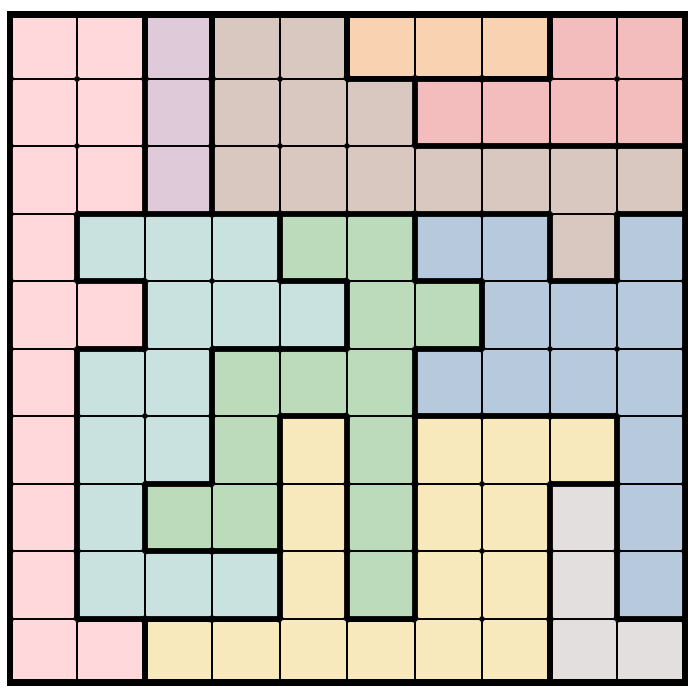
#> input picture Star Battle Puzzle 8.png, 693 x 691 px
$ python Solver.py
#> lines starting #> are read from the running program, lines starting #| are printed output that depends on the picture; after the words box and inside, x2 and y2 are one past the last pixel; in counts of white or black regions, pixels touching at a corner belong together
### image_processing.py
import cv2
import numpy as np
import pandas as pd
from scipy import ndimage
import matplotlib.pyplot as plt

def gray_image(image_path):

    # Read the image
#> called with image_path = 'Star Battle Puzzle 8.png'
    img = cv2.imread(image_path)
#> img is the input picture: shape (691, 693, 3); mean B, G, R 180.9, 189.2, 193.6
    if img is None:
        raise ValueError(f"Could not load image from {image_path}")

    # Convert to grayscale
    gray = cv2.cvtColor(img, cv2.COLOR_BGR2GRAY)
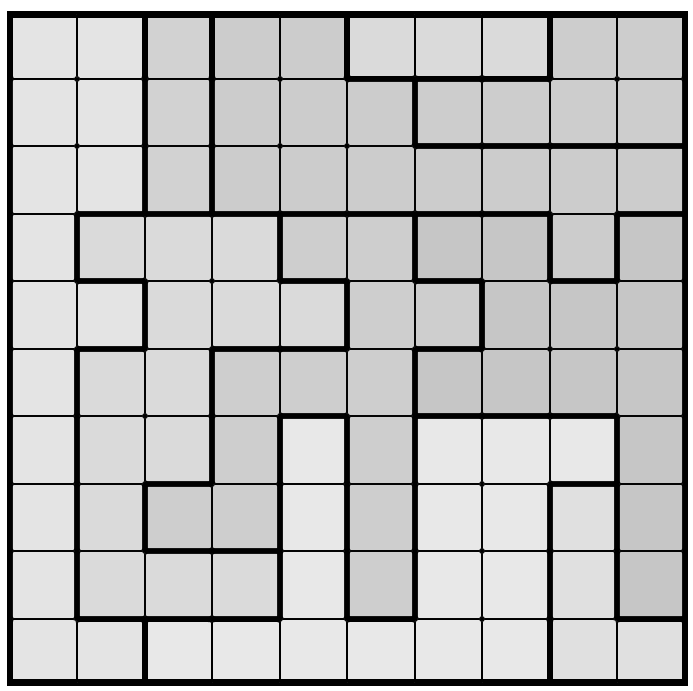
#> gray: shape (691, 693); min 0, max 255, mean 189.6

    return gray


def detect_grid_size(gray_image):
    """
    Detect the grid size by counting vertical lines (both thick and thin).
    For an NxN grid, there should be N+1 vertical lines.
    Uses Hough transform for line detection.
    """
    height, width = gray_image.shape

    # Use edge detection
    edges = cv2.Canny(gray_image, 50, 150)
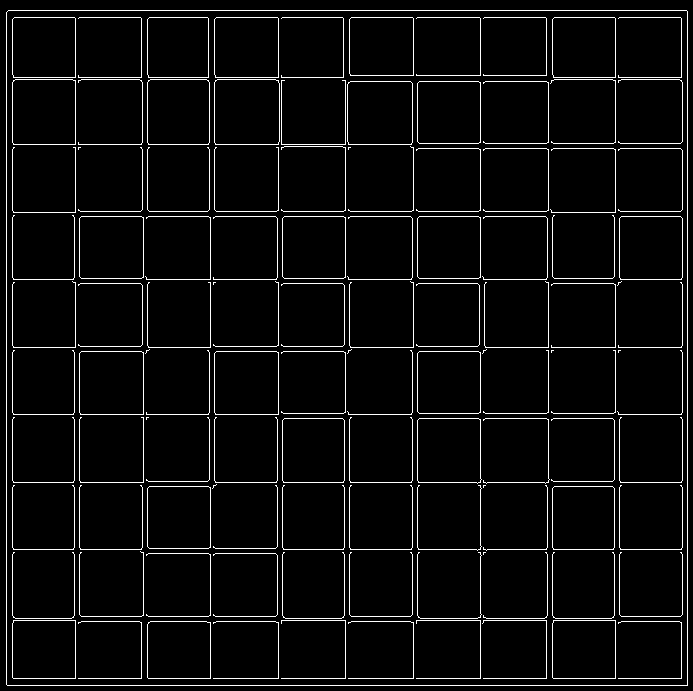
#> edges: shape (691, 693); 4.7% white in thin lines or dots

    # Detect vertical lines using HoughLines
    lines = cv2.HoughLines(edges, 1, np.pi / 180, threshold=int(height * 0.3))
#> lines = 43 rows, first 8: [685, 1.57], [10, 1.57], [687, 0], [6, 0], [678, 1.57], [17, 1.57], [12, 0], [480, 0]

    vertical_lines = []
    if lines is not None:
        for line in lines:
            rho, theta = line[0]
            # Check if line is approximately vertical (theta close to 0 or π)
            if abs(theta) < 0.1 or abs(theta - np.pi) < 0.1:
                # Calculate x-coordinate of the line
                x = rho / np.cos(theta) if abs(np.cos(theta)) > 0.1 else rho / np.sin(theta)
                if 0 <= x <= width:
                    vertical_lines.append(x)
#> this loop made 43 passes
#> (rho, theta, x) on passes 3, 4, 7, 8, 13, 19, 20, 21: (687, 0, 687), (6, 0, 6), (12, 0, 12), (480, 0, 480), (682, 0, 682), (412, 0, 412), (615, 0, 615), (417, 0, 417)
#> after the loop, vertical_lines = [687, 6, 12, 480, 682, 412, 615, 417, 147, 74, 548, 278, 79, 349, 214, 345, 210, 552, 619, 282, 143]

    # Remove duplicate lines (lines that are very close to each other)
    min_distance = width // 20  # Minimum distance between lines
    vertical_lines = sorted(vertical_lines)
#> vertical_lines = [6, 12, 74, 79, 143, 147, 210, 214, 278, 282, 345, 349, 412, 417, 480, 548, 552, 615, 619, 682, 687]
    filtered_lines = []
    for line in vertical_lines:
        if not filtered_lines or abs(line - filtered_lines[-1]) > min_distance:
            filtered_lines.append(line)
#> this loop made 21 passes
#> line on passes 1 to 8: 6, 12, 74, 79, 143, 147, 210, 214
#> after the loop, filtered_lines = [6, 74, 143, 210, 278, 345, 412, 480, 548, 615, 682]

    num_vertical_lines = len(filtered_lines)
#> num_vertical_lines = 11
    print(f"Hough transform detected {num_vertical_lines} vertical lines")
#| Hough transform detected 11 vertical lines

    # Grid size is number of lines minus 1
    grid_size = num_vertical_lines - 1
#> grid_size = 10

    print(f"Detected grid size: {grid_size}x{grid_size}")
#| Detected grid size: 10x10

    # Ensure grid size is reasonable (between 5 and 12 for typical puzzles)
    if grid_size < 5:
        print(f"Warning: Detected grid size {grid_size} seems too small, using 8x8 as default")
        grid_size = 8
    elif grid_size > 12:
        print(f"Warning: Detected grid size {grid_size} seems too large, using 10x10 as default")
        grid_size = 10

    return grid_size


def process_starbattle_map(gray, grid_size):
    """
    Process a starbattle map image and create a dataframe with group numbers.
    Groups are defined by thick black lines, while thin lines are grid boundaries.
    """

    # Get image dimensions
    height, width = gray.shape

    # Create binary image (black lines = 0, everything else = 255)
    _, binary = cv2.threshold(gray, 128, 255, cv2.THRESH_BINARY)

    # Detect thick lines by using morphological operations
    # Create kernels for detecting horizontal and vertical thick lines
    horizontal_kernel = cv2.getStructuringElement(cv2.MORPH_RECT, (15, 3))
    vertical_kernel = cv2.getStructuringElement(cv2.MORPH_RECT, (3, 15))

    # Invert binary image so lines are white (255) and background is black (0)
    inverted = cv2.bitwise_not(binary)

    # Detect thick horizontal lines
    horizontal_lines = cv2.morphologyEx(inverted, cv2.MORPH_OPEN, horizontal_kernel)

    # Detect thick vertical lines
    vertical_lines = cv2.morphologyEx(inverted, cv2.MORPH_OPEN, vertical_kernel)

    # Combine thick lines
    thick_lines = cv2.bitwise_or(horizontal_lines, vertical_lines)

    # Dilate thick lines to ensure they form complete boundaries
    kernel_dilate = cv2.getStructuringElement(cv2.MORPH_RECT, (3, 3))
    thick_lines = cv2.dilate(thick_lines, kernel_dilate, iterations=2)

    # Create mask for region growing (invert so background is 255, lines are 0)
    region_mask = cv2.bitwise_not(thick_lines)

    # Estimate grid size by analyzing the image dimensions
    # Assuming roughly 8x8 grid based on typical starbattle puzzles
    #grid_size = 8
    cell_height = height // grid_size
    cell_width = width // grid_size

    # Create result dataframe
    result_df = pd.DataFrame(index=range(grid_size), columns=range(grid_size))

    # Use flood fill to identify connected regions
    visited = np.zeros_like(region_mask, dtype=bool)
    group_id = 0

    # Dictionary to store group assignments for each cell
    cell_groups = {}

    for row in range(grid_size):
        for col in range(grid_size):
            # Calculate center point of current cell
            center_y = int((row + 0.5) * cell_height)
            center_x = int((col + 0.5) * cell_width)

            if not visited[center_y, center_x] and region_mask[center_y, center_x] > 0:
                # Perform flood fill from this point
                mask = np.zeros((height + 2, width + 2), dtype=np.uint8)
                cv2.floodFill(region_mask.copy(), mask, (center_x, center_y), 128)

                # Extract the filled region
                filled_region = (mask[1:-1, 1:-1] == 1).astype(np.uint8) * 255

                # Find all cells that belong to this region
                current_group_cells = []
                for r in range(grid_size):
                    for c in range(grid_size):
                        cell_center_y = int((r + 0.5) * cell_height)
                        cell_center_x = int((c + 0.5) * cell_width)

                        if filled_region[cell_center_y, cell_center_x] > 0:
                            current_group_cells.append((r, c))
                            visited[cell_center_y, cell_center_x] = True

                # Assign group ID to all cells in this region
                for r, c in current_group_cells:
                    cell_groups[(r, c)] = group_id

                group_id += 1

    # Alternative approach: Analyze each cell individually
    # This is more reliable for irregular grids
    for row in range(grid_size):
        for col in range(grid_size):
            if (row, col) not in cell_groups:
                # Calculate cell boundaries
                top = row * cell_height
                bottom = (row + 1) * cell_height
                left = col * cell_width
                right = (col + 1) * cell_width

                # Extract cell region
                cell_region = region_mask[top:bottom, left:right]

                # Find connected components in this cell
                labeled, num_features = ndimage.label(cell_region)

                # Assign a unique group ID if not already assigned
                if (row, col) not in cell_groups:
                    cell_groups[(row, col)] = group_id
                    group_id += 1

    # Fill the dataframe
    for row in range(grid_size):
        for col in range(grid_size):
            if (row, col) in cell_groups:
                result_df.iloc[row, col] = cell_groups[(row, col)]
            else:
                result_df.iloc[row, col] = 0

    # Normalize group numbers to start from 0 and be consecutive
    unique_groups = sorted(set(cell_groups.values()))
    group_mapping = {old_id: new_id for new_id, old_id in enumerate(unique_groups)}

    for row in range(grid_size):
        for col in range(grid_size):
            if result_df.iloc[row, col] is not None:
                result_df.iloc[row, col] = group_mapping.get(result_df.iloc[row, col], 0)

    return result_df.astype(int)


# Example usage
# [39 lines left out: function main, not called in this run]


# [2 lines that do not run on import are left out]

### Solver.py
from image_processing import gray_image, detect_grid_size, process_starbattle_map

# Star Battle Map
gray = gray_image('Star Battle Puzzle 8.png')
grid = detect_grid_size(gray)
#> grid = 10
df = process_starbattle_map(gray, grid)
#> in process_starbattle_map, `_, binary = cv2.threshold(gray, 128, 255, cv2.THRESH_BINARY)`:
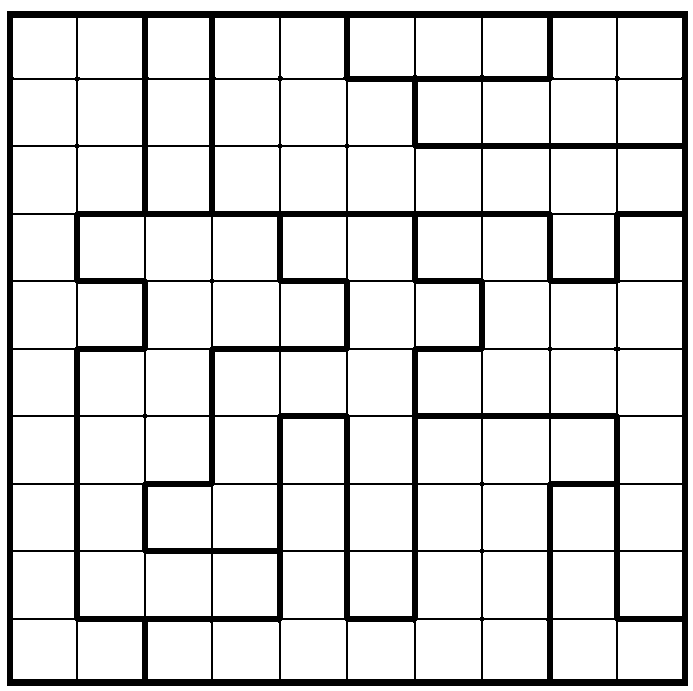
#> binary: shape (691, 693); 87.3% white; 1 black region, box (x1, y1, x2, y2) and area: (7, 11, 688, 686) 61000
#> in process_starbattle_map, `horizontal_lines = cv2.morphologyEx(inverted, cv2.MORPH_OPEN, horizont..`:
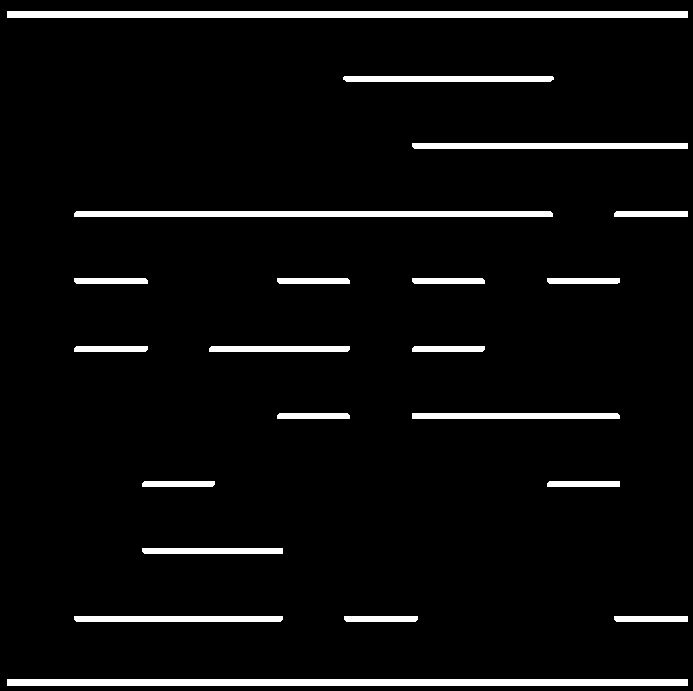
#> horizontal_lines: shape (691, 693); 5.2% white; 21 white regions, largest, box (x1, y1, x2, y2) and area: (7, 11, 688, 18) 4767, (7, 679, 688, 686) 4767, (74, 211, 553, 217) 2868
#> in process_starbattle_map, `vertical_lines = cv2.morphologyEx(inverted, cv2.MORPH_OPEN, vertical_k..`:
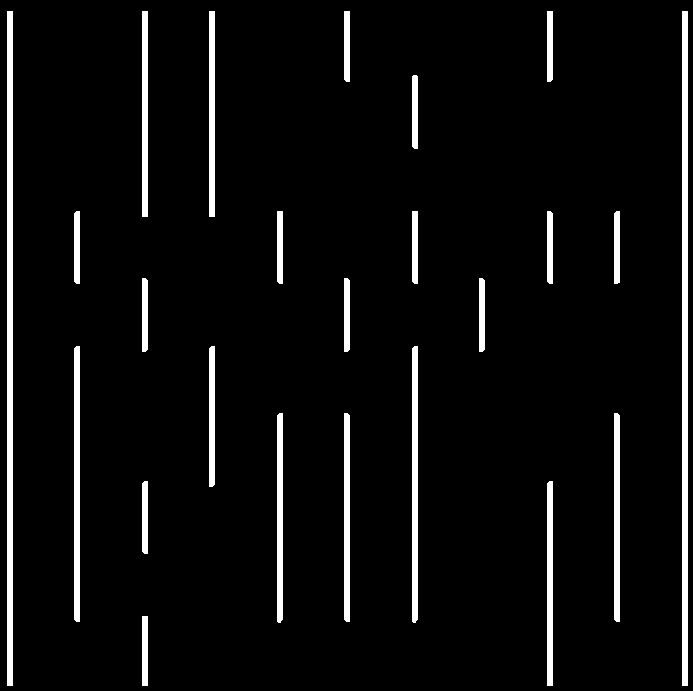
#> vertical_lines: shape (691, 693); 5.3% white; 24 white regions, largest, box (x1, y1, x2, y2) and area: (7, 11, 13, 686) 4050, (682, 11, 688, 686) 4050, (412, 346, 418, 623) 1653
#> (the rest of the program and of its run is left out)
